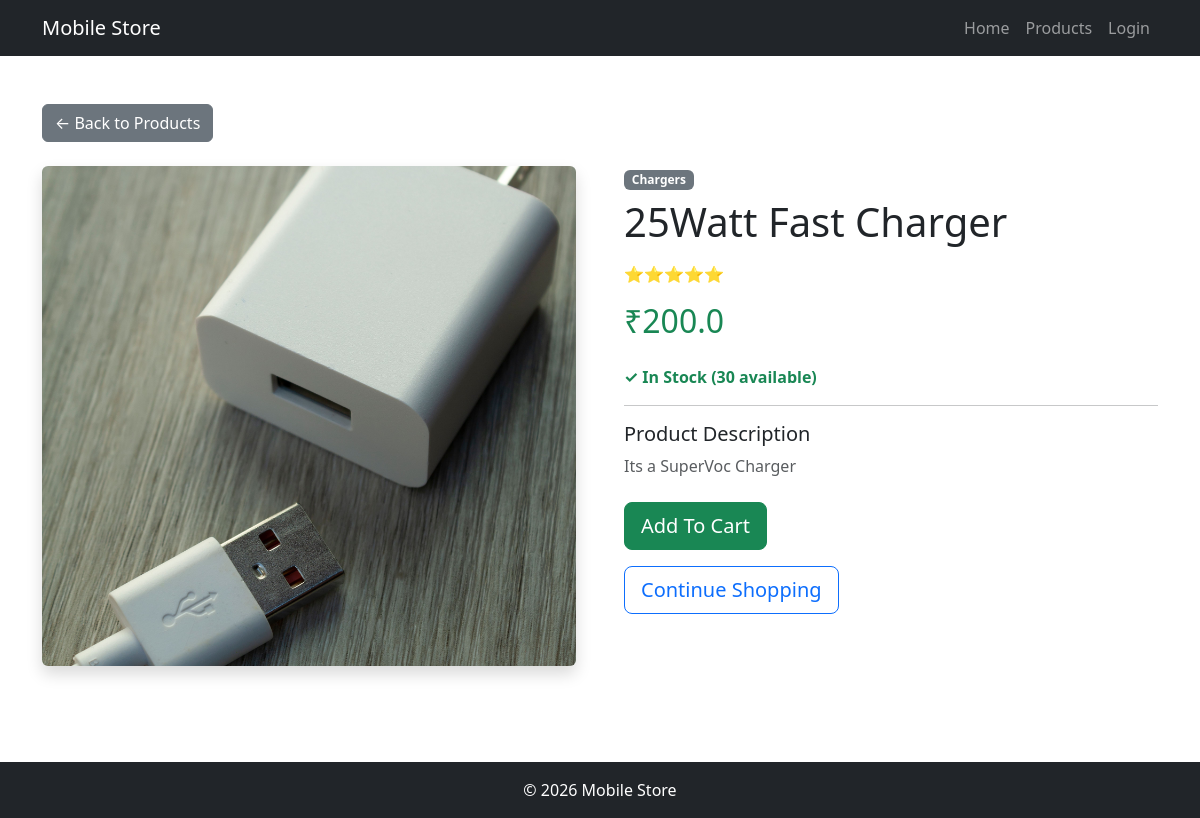
The app's page /product/3 with its own data.
### tables this page shows
CREATE TABLE products (
        id INTEGER PRIMARY KEY AUTOINCREMENT,
        product_name TEXT NOT NULL,
        category TEXT NOT NULL,
        price REAL NOT NULL,
        stock INTEGER NOT NULL,
        description TEXT,
        image TEXT
    );

### app.py (the view)
@app.route('/product/<int:id>')
def product_details(id):
    conn = get_db_connection()
    product = conn.execute(
        "SELECT * FROM products WHERE id = ?",
        (id,)
    ).fetchone()
    conn.close()
    if product is None:
        return "Product not found"
    return render_template(
        'product_details.html',
        product=product
    )

### app.py (called while the page is built)
def get_db_connection():
    conn = sqlite3.connect(DATABASE)
    conn.row_factory = sqlite3.Row
    return conn

### templates/product_details.html (shortened to what this page needs)
<!DOCTYPE html>
<html lang="en">
<head>
    <link href="https://cdn.jsdelivr.net/npm/bootstrap@5.3.3/dist/css/bootstrap.min.css"
          rel="stylesheet">
    <link rel="stylesheet"
          href="{{ url_for('static', filename='css/style.css') }}">
</head>
<body>
<nav class="navbar navbar-expand-lg navbar-dark bg-dark">
    <div class="container">
        <a class="navbar-brand" href="/">
            Mobile Store
        </a>
        <div class="collapse navbar-collapse" id="menu">
            <ul class="navbar-nav ms-auto">
                <li class="nav-item">
                    <a class="nav-link"
                       href="/">
                        Home
                    </a>
                </li>
                <li class="nav-item">
                    <a class="nav-link"
                       href="/products">
                        Products
                    </a>
                </li>
                <li class="nav-item">
                    <a class="nav-link"
                       href="/login">
                        Login
                    </a>
                </li>
            </ul>
        </div>
    </div>
</nav>
<div class="container py-5">
    <a href="/products"
       class="btn btn-secondary mb-4">
        ← Back to Products
    </a>
    <div class="row g-5">
        <div class="col-md-6">
            {% if product['image'] %}
                <img
                    src="{{ url_for('static', filename='uploads/' + product['image']) }}"
                    class="img-fluid rounded shadow"
                    alt="{{ product['product_name'] }}"
                    style="width: 100%; max-height: 500px; object-fit: cover;">
            {% endif %}
        </div>
        <div class="col-md-6">
            <span class="badge bg-secondary mb-2">
                {{ product['category'] }}
            </span>
            <h1 class="mb-3">
                {{ product['product_name'] }}
            </h1>
            <div class="text-warning mb-3">
                ⭐⭐⭐⭐⭐
            </div>
            <h2 class="text-success mb-4">
                ₹{{ product['price'] }}
            </h2>
            {% if product['stock'] > 0 %}
                <p class="text-success fw-bold">
                    ✓ In Stock ({{ product['stock'] }} available)
                </p>
            {% else %}
                <p class="text-danger fw-bold">
                    ✗ Out of Stock
                </p>
            {% endif %}
            <hr>
            <h5>
                Product Description
            </h5>
            <p class="text-muted">
                {{ product['description'] or 'No description available.' }}
            </p>
            <div class="mt-4">
                {% if product['stock'] > 0 %}
                    <form
                        action="{{ url_for('add_to_cart', product_id=product['id']) }}"
                        method="POST"
                        class="mb-3">
                       <button type="submit"
                                class="btn btn-success btn-lg">
                            Add To Cart
                       </button>
                    </form>
                 {% else %}
                    <button class="btn btn-secondary btn-lg mb-3"
                            disabled>
                         Out of Stock
                    </button>
                {% endif %}
                <a href="/products"
                    class="btn btn-outline-primary btn-lg">
                     Continue Shopping
                </a>
            </div>
        </div>
    </div>
</div>
<footer class="bg-dark text-white text-center py-3 mt-5">
    <p class="mb-0">
        © 2026 Mobile Store
    </p>
</footer>
</body>
</html>

### records on screen
products: image (picture), category "Chargers", product_name "25Watt Fast Charger", price "200.0", stock "30", description "Its a SuperVoc Charger"
